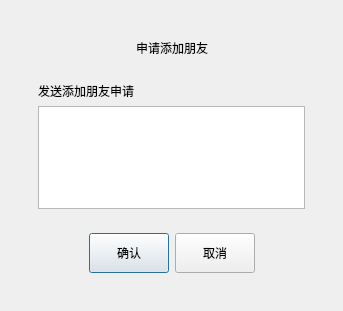
<?xml version="1.0" encoding="UTF-8"?>
<ui version="4.0">
 <class>ApplyFriendDialog</class>
 <widget class="QDialog" name="ApplyFriendDialog">
  <property name="geometry">
   <rect>
    <x>0</x>
    <y>0</y>
    <width>343</width>
    <height>311</height>
   </rect>
  </property>
  <property name="windowTitle">
   <string>添加朋友</string>
  </property>
  <layout class="QVBoxLayout" name="verticalLayout">
   <property name="leftMargin">
    <number>20</number>
   </property>
   <property name="topMargin">
    <number>20</number>
   </property>
   <property name="rightMargin">
    <number>20</number>
   </property>
   <property name="bottomMargin">
    <number>20</number>
   </property>
   <item>
    <widget class="QWidget" name="shadowWidget" native="true">
     <layout class="QVBoxLayout" name="verticalLayout_3">
      <item>
       <widget class="QWidget" name="widget" native="true">
        <layout class="QHBoxLayout" name="horizontalLayout_2">
         <item>
          <spacer name="horizontalSpacer">
           <property name="orientation">
            <enum>Qt::Orientation::Horizontal</enum>
           </property>
           <property name="sizeHint" stdset="0">
            <size>
             <width>40</width>
             <height>20</height>
            </size>
           </property>
          </spacer>
         </item>
         <item>
          <widget class="QLabel" name="label_2">
           <property name="text">
            <string>申请添加朋友</string>
           </property>
          </widget>
         </item>
         <item>
          <spacer name="horizontalSpacer_2">
           <property name="orientation">
            <enum>Qt::Orientation::Horizontal</enum>
           </property>
           <property name="sizeHint" stdset="0">
            <size>
             <width>40</width>
             <height>20</height>
            </size>
           </property>
          </spacer>
         </item>
        </layout>
       </widget>
      </item>
      <item>
       <widget class="QWidget" name="verticalWidget" native="true">
        <layout class="QVBoxLayout" name="verticalLayout_2">
         <item>
          <spacer name="verticalSpacer_2">
           <property name="orientation">
            <enum>Qt::Orientation::Vertical</enum>
           </property>
           <property name="sizeHint" stdset="0">
            <size>
             <width>20</width>
             <height>40</height>
            </size>
           </property>
          </spacer>
         </item>
         <item>
          <widget class="QLabel" name="label">
           <property name="text">
            <string>发送添加朋友申请</string>
           </property>
          </widget>
         </item>
         <item>
          <widget class="QTextEdit" name="textEdit"/>
         </item>
        </layout>
       </widget>
      </item>
      <item>
       <spacer name="verticalSpacer">
        <property name="orientation">
         <enum>Qt::Orientation::Vertical</enum>
        </property>
        <property name="sizeHint" stdset="0">
         <size>
          <width>20</width>
          <height>40</height>
         </size>
        </property>
       </spacer>
      </item>
      <item>
       <widget class="QWidget" name="horizontalWidget" native="true">
        <layout class="QHBoxLayout" name="horizontalLayout">
         <item>
          <spacer name="horizontalSpacer_3">
           <property name="orientation">
            <enum>Qt::Orientation::Horizontal</enum>
           </property>
           <property name="sizeHint" stdset="0">
            <size>
             <width>40</width>
             <height>20</height>
            </size>
           </property>
          </spacer>
         </item>
         <item>
          <widget class="QPushButton" name="applyButton">
           <property name="minimumSize">
            <size>
             <width>80</width>
             <height>40</height>
            </size>
           </property>
           <property name="text">
            <string>确认</string>
           </property>
          </widget>
         </item>
         <item>
          <widget class="QPushButton" name="cancelButton">
           <property name="minimumSize">
            <size>
             <width>80</width>
             <height>40</height>
            </size>
           </property>
           <property name="text">
            <string>取消</string>
           </property>
          </widget>
         </item>
         <item>
          <spacer name="horizontalSpacer_4">
           <property name="orientation">
            <enum>Qt::Orientation::Horizontal</enum>
           </property>
           <property name="sizeHint" stdset="0">
            <size>
             <width>40</width>
             <height>20</height>
            </size>
           </property>
          </spacer>
         </item>
        </layout>
       </widget>
      </item>
     </layout>
    </widget>
   </item>
  </layout>
 </widget>
 <resources/>
 <connections/>
</ui>
